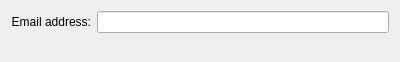
<?xml version="1.0" encoding="UTF-8"?>
<ui version="4.0">
 <class>MainOptionsWidgetGoogleTalk</class>
 <widget class="QWidget" name="MainOptionsWidgetGoogleTalk">
  <property name="geometry">
   <rect>
    <x>0</x>
    <y>0</y>
    <width>400</width>
    <height>62</height>
   </rect>
  </property>
  <property name="windowTitle">
   <string>Account Preferences</string>
  </property>
  <layout class="QVBoxLayout" name="verticalLayout_2">
   <item>
    <layout class="QFormLayout" name="formLayout">
     <item row="0" column="1">
      <widget class="QLineEdit" name="accountLineEdit">
       <property name="disabled">
        <bool>true</bool>
       </property>
      </widget>
     </item>
     <item row="0" column="0">
      <widget class="QLabel" name="accountLabel">
       <property name="text">
        <string>Email address:</string>
       </property>
       <property name="alignment">
        <set>Qt::AlignRight|Qt::AlignTrailing|Qt::AlignVCenter</set>
       </property>
      </widget>
     </item>
    </layout>
   </item>
  </layout>
 </widget>
 <customwidgets>
 </customwidgets>
 <resources/>
 <connections/>
</ui>
